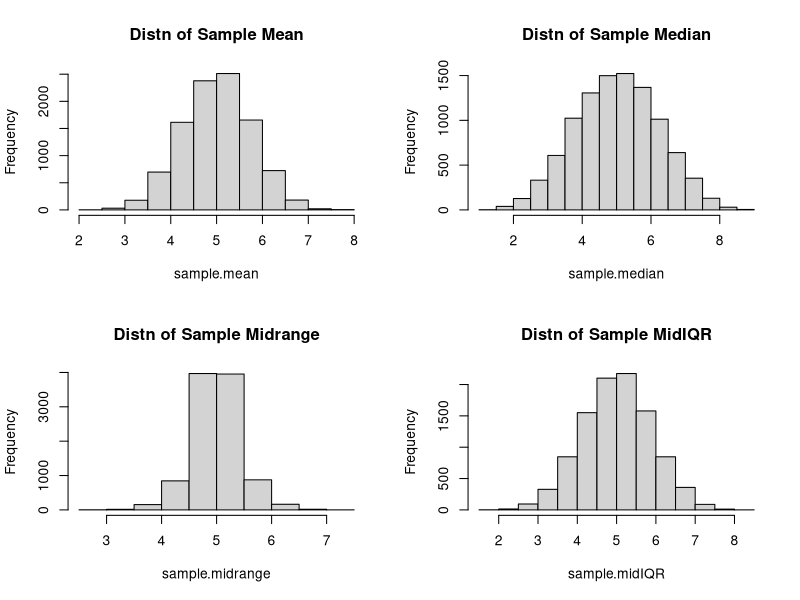
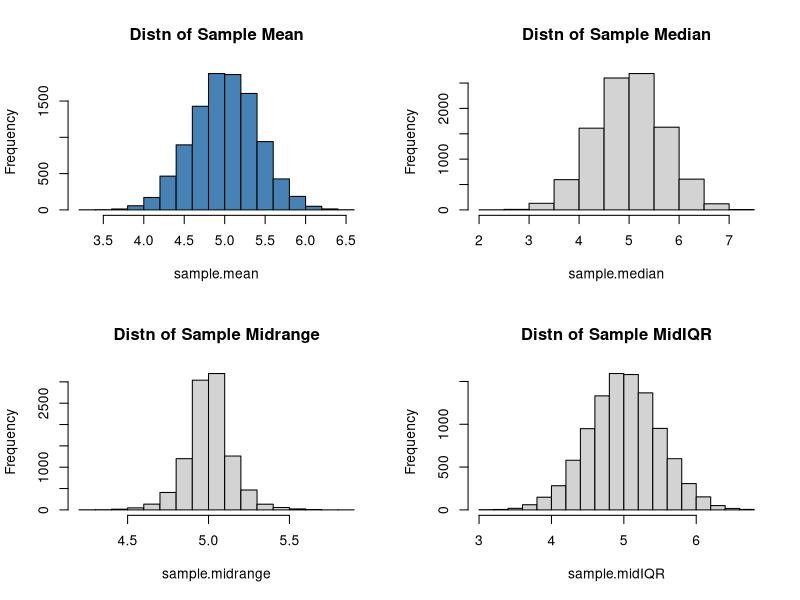
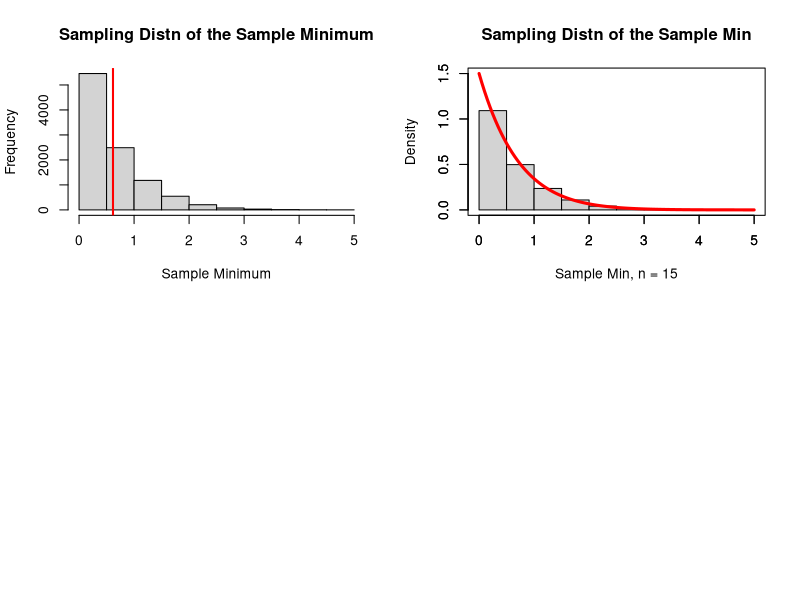
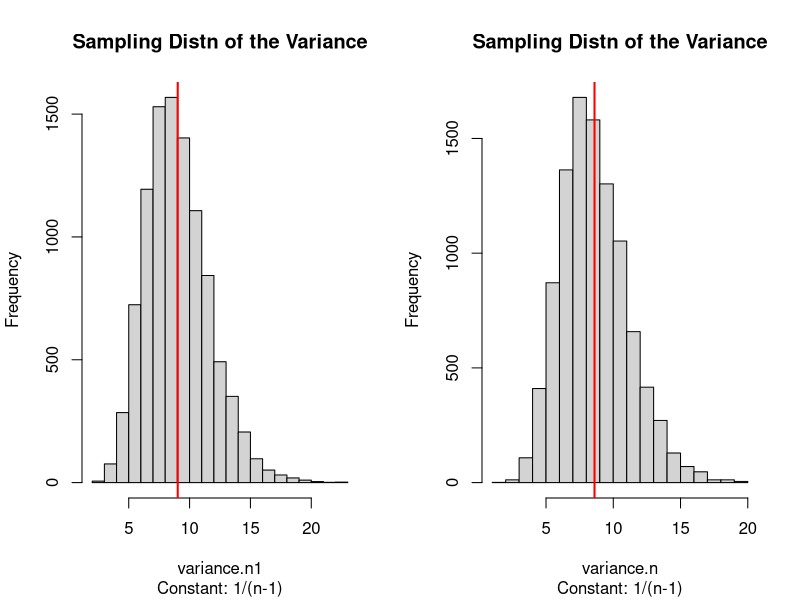
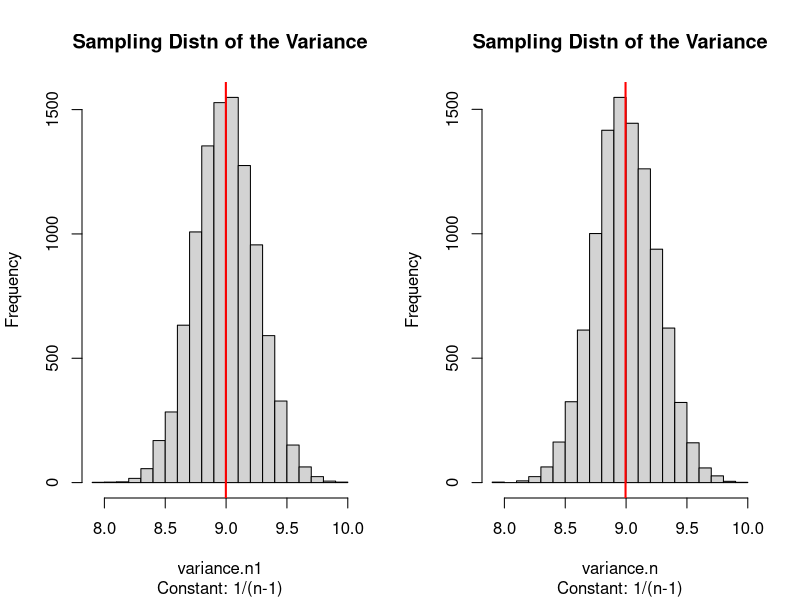

R code for these plots, in order:
## ---- chunk 1
knitr::opts_chunk$set(echo = TRUE)
## ---- chunk 2
#First, we need to generate lots of samples of size 15 from the Uniform population:

uniform.samples = replicate(10000, runif(15, min=0, max=10))

# how to use apply function: apply( data, 1=row/2=column, statistic)
sample.mean = apply(uniform.samples, 2, mean)

sample.median = apply(uniform.samples, 2, median)

sample.midrange = (apply(uniform.samples, 2, max) + apply(uniform.samples, 2, min)) / 2

sample.midIQR = (apply(uniform.samples, 2, quantile, probs=0.25) + apply(uniform.samples, 2, quantile, probs=0.75)) / 2

par(mfrow=c(2,2))

hist(sample.mean, main = "Distn of Sample Mean")
hist(sample.median, main = "Distn of Sample Median")
hist(sample.midrange, main = "Distn of Sample Midrange")
hist(sample.midIQR, main = "Distn of Sample MidIQR")
## ---- chunk 3
#First, we need to generate lots of samples of size 50 from the Uniform population:

uniform.samples = replicate(10000, runif(50, min=0, max=10))

# how to use apply function: apply( data, 1=row/2=column, statistic)
sample.mean = apply(uniform.samples, 2, mean)

sample.median = apply(uniform.samples, 2, median)

sample.midrange = (apply(uniform.samples, 2, max) + apply(uniform.samples, 2, min)) / 2

sample.midIQR = (apply(uniform.samples, 2, quantile, probs=0.25) + apply(uniform.samples, 2, quantile, probs=0.75)) / 2

par(mfrow=c(2,2))

hist(sample.mean, main = "Distn of Sample Mean", col = 'steelblue')
hist(sample.median, main = "Distn of Sample Median")
hist(sample.midrange, main = "Distn of Sample Midrange")
hist(sample.midIQR, main = "Distn of Sample MidIQR")

## ---- chunk 4

uniform.samples = replicate(10000, runif(15, 0, 10))

uniform.min = apply(uniform.samples, 2, min)

hist(uniform.min, main = "Sampling Distn of the Sample Minimum", xlab = "Sample Minimum")

abline(v=mean(uniform.min), col="red", lwd=2)

mean(uniform.min)
sd(uniform.min)
## ---- chunk 5
min.pdf = function(x){
  return(3/2*((10-x)/10)^14)
}

hist(uniform.min, freq = F, main="Sampling Distn of the Sample Min", xlab="Sample Min, n = 15", ylim = c(0, 1.5), xlim = c(0,5))
par(new=T)
curve(min.pdf(x), from = 0, to = 5, ylim=c(0, 1.5), col="red", lwd=3, xlab = "", ylab = "", xlim = c(0,5))

## ---- chunk 6

normal.samples = replicate(10000, rnorm(25, mean = 20, sd = 3))

variance.n1 = apply(normal.samples, 2, var)

# the var() function in R returns the variance with 1/(n-1) used as the multiplier.  Multiplying this calculation by the constant (n-1)/n will return the variance with the multiplier 1/n

normal.samples = replicate(10000, rnorm(25, mean = 20, sd = 3))

variance.n = (25-1)/25*apply(normal.samples, 2, var)

par(mfrow=c(1,2))
hist(variance.n1, main = "Sampling Distn of the Variance", sub = "Constant: 1/(n-1)")
abline(v=mean(variance.n1), col="red", lwd=2)

hist(variance.n, main = "Sampling Distn of the Variance", sub = "Constant: 1/(n-1)")
abline(v=mean(variance.n), col="red", lwd=2)
## ---- chunk 7
normal.samples = replicate(10000, rnorm(2500, mean = 20, sd = 3))

variance.n1 = apply(normal.samples, 2, var)

# the var() function in R returns the variance with 1/(n-1) used as the multiplier.  Multiplying this calculation by the constant (n-1)/n will return the variance with the multiplier 1/n

normal.samples = replicate(10000, rnorm(2500, mean = 20, sd = 3))

variance.n = (2500-1)/2500*apply(normal.samples, 2, var)

par(mfrow=c(1,2))
hist(variance.n1, main = "Sampling Distn of the Variance", sub = "Constant: 1/(n-1)")
abline(v=mean(variance.n1), col="red", lwd=2)

hist(variance.n, main = "Sampling Distn of the Variance", sub = "Constant: 1/(n-1)")
abline(v=mean(variance.n), col="red", lwd=2)

